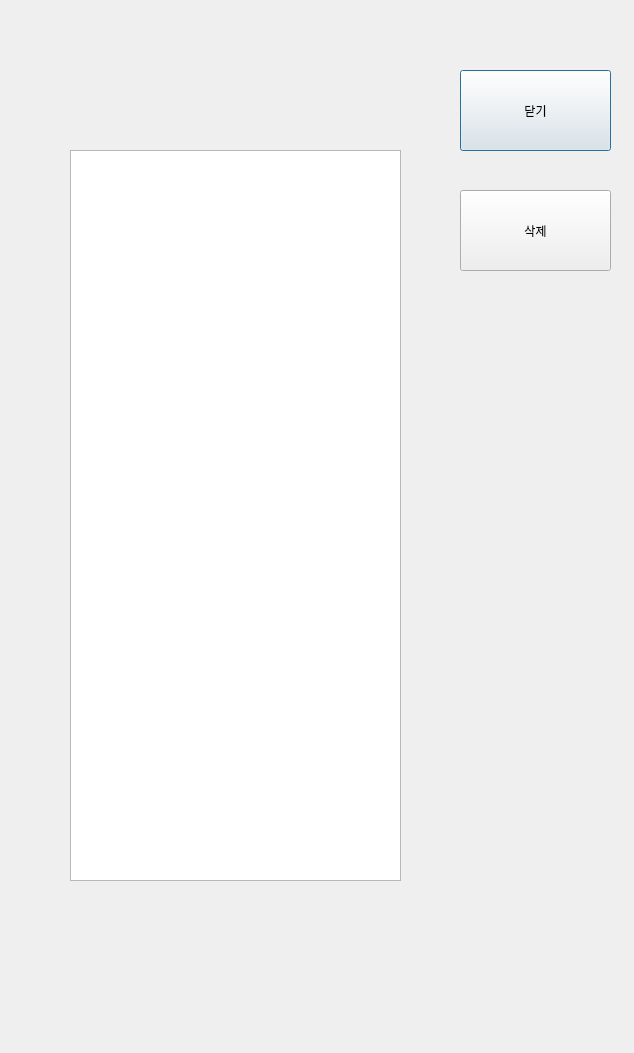
<?xml version="1.0" encoding="UTF-8"?>
<ui version="4.0">
 <class>ShowWord</class>
 <widget class="QDialog" name="ShowWord">
  <property name="geometry">
   <rect>
    <x>0</x>
    <y>0</y>
    <width>634</width>
    <height>1053</height>
   </rect>
  </property>
  <property name="windowTitle">
   <string>단어 보기</string>
  </property>
  <widget class="QListWidget" name="listWidget">
   <property name="geometry">
    <rect>
     <x>70</x>
     <y>150</y>
     <width>331</width>
     <height>731</height>
    </rect>
   </property>
  </widget>
  <widget class="QPushButton" name="pushButton">
   <property name="geometry">
    <rect>
     <x>460</x>
     <y>70</y>
     <width>151</width>
     <height>81</height>
    </rect>
   </property>
   <property name="text">
    <string>닫기</string>
   </property>
  </widget>
  <widget class="QPushButton" name="pushButton_2">
   <property name="geometry">
    <rect>
     <x>460</x>
     <y>190</y>
     <width>151</width>
     <height>81</height>
    </rect>
   </property>
   <property name="text">
    <string>삭제</string>
   </property>
  </widget>
 </widget>
 <resources/>
 <connections/>
</ui>
